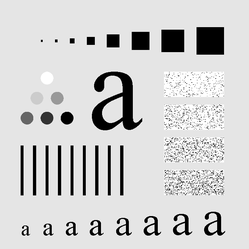
%> input picture Lecture 4_enhancement frequency_code/test1.tif, 249 x 249 px, shrunk from 688 x 688 before the run; the run also reads 2 pictures not shown here
$ octave fft_enhancement_ELEG4512.m   (GNU Octave 9; MATLAB toolbox functions it lacks are replaced by stand-ins)
%> lines starting %> are read from the running program, lines starting %| are printed output that depends on the picture; in (x1, y1, x2, y2) boxes, pixels count from 0 and x2, y2 are one past the last pixel; in counts of white or black regions, pixels touching at a corner belong together; the program's own positions count from 1
### Lecture 4_enhancement frequency_code/imidealflpf.m
 function ff=imidealflpf(I,freq)
 [M,N]=size(I);
 ff=ones(M,N);
 for i=1:M
     for j=1:N
         if (sqrt ((i-M/2)^2+ (j-N/2)^2 )) >freq
             ff(i,j)=0;
         end
     end
 end

### Lecture 4_enhancement frequency_code/imgaussflpf.m
function ff=imgaussflpf(I,sigma)
[M,N]=size(I);
 ff=ones(M,N);
 for i=1:M
     for j=1:N
         ff(i,j)= exp( -((i-M/2)^2+(j-N/2)^2) /2/(sigma^2) );
     end
 end

### Lecture 4_enhancement frequency_code/imbtwflpf.m
function ff=imbtwflpf(I,D0)
[M,N]=size(I);
n=2;
 ff=ones(M,N);
 for i=1:M
     for j=1:N
         dist=sqrt((i-M/2)^2 + (j-N/2)^2);
         ff(i,j)= ( 1 + (dist/D0)^(2*n))^(-1);
     end
 end


### Lecture 4_enhancement frequency_code/homofil.m
function homofil(im,d,r,c,n)
%%%%%%%%%%Butterworth high pass filter %%%%%%%%%%%%%%
A=zeros(r,c);
for i=1:r
    for j=1:c
        A(i,j)=(((i-r/2).^2+(j-c/2).^2)).^(.5);
        H(i,j)=1/(1+((d/A(i,j))^(2*n)));
    end
end
%%%%%%%%%%%%%Using it for my application as homomorphic filtering is
%%%%%%%%%%%%%application specific, taking the value of alphaL and alphaH
%%%%%%%%%%%%%values accordingly.
alphaL=.0999;
aplhaH=1.01;
H=((aplhaH-alphaL).*H)+alphaL;
H=1-H;
%%%%%log of image
im_l=log2(1+im);
%%%%%DFT of logged image
im_f=fft2(im_l);
%%%%%Filter Applying DFT image
im_nf=H.*im_f;
%%%%Inverse DFT of filtered image
im_n=abs(ifft2(im_nf));
%%%%%Inverse log
im_e=exp(im_n);

%%%% plot
subplot(1,3,1)
imshow(im./255);title('original');
subplot(1,3,2);
imshow((im_e),[]);title('Processed Image');
subplot(1,3,3);
imshow(H,[]);title('Spectrum');

### Lecture 4_enhancement frequency_code/imfreqfilt.m
function out=imfreqfilt(I,ff)

%FFT
I1=fft2(I);
I1=fftshift(I1); %

%apply filter
G=I1.*ff;  % I(u,v)H(u,v)
% spectrum=log(1+abs(G));

G=ifftshift(G); %shift
out=ifft2(G); % IFFT

### Lecture 4_enhancement frequency_code/fft_enhancement_ELEG4512.m
%% ideal low filter
clc;
clear;
close all;
I=imread('test1.tif');
%> I is the input picture: size 249x249 uint8; min 0, max 255, mean 207.4
ff=imidealflpf(I,20);
%> after the loop in imidealflpf, `for i=1:M`:
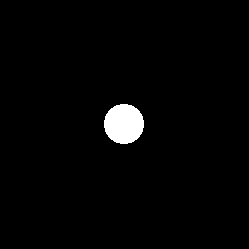
%> ff: size 249x249 double; values 0 (black) and 1 (white), 2% white; 1 white region, box (x1, y1, x2, y2) and area: (104, 104, 144, 144) 1264
out=imfreqfilt(I,ff);
ff1=imidealflpf(I,40);
%> after the loop in imidealflpf (call 2), `for i=1:M`: ff: size 249x249 double; values 0 (black) and 1 (white), 8.1% white; 1 white region, box (x1, y1, x2, y2) and area: (84, 84, 164, 164) 5024
out1=imfreqfilt(I,ff1);
ff2=imidealflpf(I,60);
%> after the loop in imidealflpf (call 3), `for i=1:M`: ff: size 249x249 double; values 0 (black) and 1 (white), 18.2% white; 1 white region, box (x1, y1, x2, y2) and area: (64, 64, 184, 184) 11304
out2=imfreqfilt(I,ff2);

figure;
subplot(2,4,1);imshow(mat2gray(abs(I)));title('Original ');
subplot(2,4,2);imshow(mat2gray(abs(out)));title('Image after f=20');
subplot(2,4,3);imshow(mat2gray(abs(out1)));title('Image after f=40');
subplot(2,4,4);imshow(mat2gray(abs(out2)));title('Image after f=60');
%> after `imshow(mat2gray(abs(out2)))`:
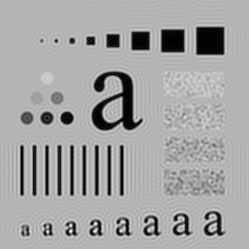
%> displayed picture: size 249x249, on the screen's scale of 0 to 255; min 0, max 255, mean 163.9


%show specturm (fft--fftshift--abs--log)
If=fft2(I);
If=fftshift(If);
If=abs(If);
If=log(1+If);
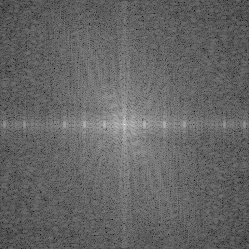
%> If: size 249x249 double; min 2.76, max 16.37, mean 8.16; drawn with min black and max white

outf=fft2(out);
outf=fftshift(outf);
outf=abs(outf);
outf=log(1+outf);

out1f=fft2(out1);
out1f=fftshift(out1f);
out1f=abs(out1f);
out1f=log(1+out1f);

out2f=fft2(out2);
out2f=fftshift(out2f);
out2f=abs(out2f);
out2f=log(1+out2f);

subplot(2,4,5);imshow(If,[]);title('Specturm');
subplot(2,4,6);imshow(outf,[]);title('Specturm f=20');
subplot(2,4,7);imshow(out1f,[]);title('Specturm f=40');
subplot(2,4,8);imshow(out2f,[]);title('Specturm f=60');


%% ideal gauss low pass filter
I=imread('test1.tif');
sigma1=10;
sigma2=20;
sigma3=30;
ff=imgaussflpf(I,sigma1);
out=imfreqfilt(I,ff);
ff1=imgaussflpf(I,sigma2);
out1=imfreqfilt(I,ff1);
ff2=imgaussflpf(I,sigma3);
out2=imfreqfilt(I,ff2);
 figure;
subplot(2,4,1);imshow(I,[]);title('Original ');
subplot(2,4,2);imshow(mat2gray(abs(out)));title('Image after gaussian sigma=10');
subplot(2,4,3);imshow(mat2gray(abs(out1)));title('Image after gaussian sigma=20');
subplot(2,4,4);imshow(mat2gray(abs(out2)));title('Image after gaussian sigma=30');

%show specturm (fft--fftshift--abs--log)
If=fft2(I);
If=fftshift(If);
If=abs(If);
If=log(1+If);

outf=fft2(out);
outf=fftshift(outf);
outf=abs(outf);
outf=log(1+outf);

out1f=fft2(out1);
out1f=fftshift(out1f);
out1f=abs(out1f);
out1f=log(1+out1f);

out2f=fft2(out2);
out2f=fftshift(out2f);
out2f=abs(out2f);
out2f=log(1+out2f);

subplot(2,4,5);imshow(If,[]);title('Specturm');
subplot(2,4,6);imshow(outf,[]);title('Specturm gaussian sigma=10');
subplot(2,4,7);imshow(out1f,[]);title('Specturm gaussian sigma=20');
subplot(2,4,8);imshow(out2f,[]);title('Specturm gaussian sigma=30');


%% btw low pass
I=imread('test1.tif');
D1=10;
D2=20;
D3=30;
ff=imbtwflpf(I,D1);
out=imfreqfilt(I,ff);
ff1=imbtwflpf(I,D2);
out1=imfreqfilt(I,ff1);
ff2=imbtwflpf(I,D3);
%> call 3 of imbtwflpf, with D0 = 30
%> after the loop in imbtwflpf (call 3), `for i=1:M`:
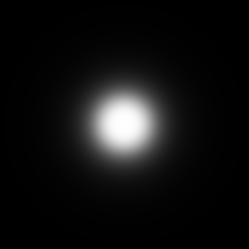
%> ff: size 249x249 double; min 0.000842, max 1, mean 0.0695
out2=imfreqfilt(I,ff2);
 figure;
subplot(2,4,1);imshow(I,[]);title('Original ');
subplot(2,4,2);imshow(mat2gray(abs(out)));title('Image after btw D0=10');
subplot(2,4,3);imshow(mat2gray(abs(out1)));title('Image after btw D1=20');
subplot(2,4,4);imshow(mat2gray(abs(out2)));title('Image after btw D2=30');

%show specturm (fft--fftshift--abs--log)
If=fft2(I);
If=fftshift(If);
If=abs(If);
If=log(1+If);

outf=fft2(out);
outf=fftshift(outf);
outf=abs(outf);
outf=log(1+outf);

out1f=fft2(out1);
out1f=fftshift(out1f);
out1f=abs(out1f);
out1f=log(1+out1f);
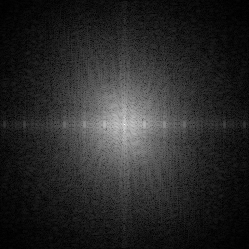
%> out1f: size 249x249 double; min 0.0102, max 16.37, mean 2.6; drawn with min black and max white

out2f=fft2(out2);
out2f=fftshift(out2f);
out2f=abs(out2f);
out2f=log(1+out2f);
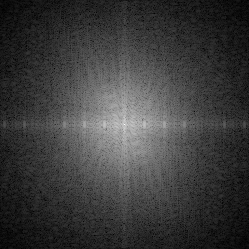
%> out2f: size 249x249 double; min 0.0505, max 16.37, mean 3.9; drawn with min black and max white

subplot(2,4,5);imshow(If,[]);title('Specturm');
subplot(2,4,6);imshow(outf,[]);title('Specturm btw D0=10');
subplot(2,4,7);imshow(out1f,[]);title('Specturm btw D1=20');
subplot(2,4,8);imshow(out2f,[]);title('Specturm btw D2=30');


%% ideal high filter
I=imread('test1.tif');
ff=imidealflpf(I,20);ff=1-ff;
out=imfreqfilt(I,ff);
ff1=imidealflpf(I,40);ff1=1-ff1;
out1=imfreqfilt(I,ff1);
ff2=imidealflpf(I,60);ff2=1-ff2;
out2=imfreqfilt(I,ff2);

figure;
subplot(2,4,1);imshow(mat2gray(abs(I)));title('Original ');
subplot(2,4,2);imshow(mat2gray(abs(out)));title('Image after f=20');
subplot(2,4,3);imshow(mat2gray(abs(out1)));title('Image after f=40');
subplot(2,4,4);imshow(mat2gray(abs(out2)));title('Image after f=60');

%show specturm (fft--fftshift--abs--log)
If=fft2(I);
If=fftshift(If);
If=abs(If);
If=log(1+If);

outf=fft2(out);
outf=fftshift(outf);
outf=abs(outf);
outf=log(1+outf);
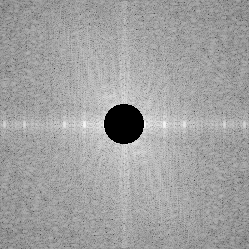
%> outf: size 249x249 double; min 4.55e-13, max 12.58, mean 7.94; drawn with min black and max white

out1f=fft2(out1);
out1f=fftshift(out1f);
out1f=abs(out1f);
out1f=log(1+out1f);

out2f=fft2(out2);
out2f=fftshift(out2f);
out2f=abs(out2f);
out2f=log(1+out2f);

subplot(2,4,5);imshow(If,[]);title('Specturm');
subplot(2,4,6);imshow(outf,[]);title('Specturm f=20');
subplot(2,4,7);imshow(out1f,[]);title('Specturm f=40');
subplot(2,4,8);imshow(out2f,[]);title('Specturm f=60');

 %% gauss high filter
clc;
clear;
I=imread('test1.tif');
sigma1=10;
sigma2=20;
sigma3=30;
ff=imgaussflpf(I,sigma1);ff=1-ff;
out=imfreqfilt(I,ff);
ff1=imgaussflpf(I,sigma2);ff1=1-ff1;
out1=imfreqfilt(I,ff1);
ff2=imgaussflpf(I,sigma3);ff2=1-ff2;
out2=imfreqfilt(I,ff2);
figure;
subplot(1,4,1);imshow(I);title('Original');
subplot(1,4,2);imshow(mat2gray(abs(out)));title('Image after sigma=10');
subplot(1,4,3);imshow(mat2gray(abs(out1)));title('Image after sigma=20');
subplot(1,4,4);imshow(mat2gray(abs(out2)));title('Image after sigma=30');


%% btw high filter
I=imread('test1.tif');
sigma1=10;
sigma2=20;
sigma3=30;
ff=imbtwflpf(I,sigma1);ff=1-ff;
out=imfreqfilt(I,ff);
ff1=imbtwflpf(I,sigma2);ff1=1-ff1;
out1=imfreqfilt(I,ff1);
ff2=imbtwflpf(I,sigma3);ff2=1-ff2;
out2=imfreqfilt(I,ff2);
 figure;
subplot(1,4,1);imshow(I,[]);title('Original ');
subplot(1,4,2);imshow(mat2gray(abs(out)));title('Image after btw f=10');
subplot(1,4,3);imshow(mat2gray(abs(out1)));title('Image after btw f=20');
subplot(1,4,4);imshow(mat2gray(abs(out2)));title('Image after btw f=30');


%% laplacian filter
f1 = imread('blurry_moon.tif');
w4 = fspecial('laplacian', 0);
f2 = im2double(f1);
g2 = imfilter(f2, w4);
g3 = imsubtract(f2,g2);% for spatial domain

M=size(f1,1)*2;N=size(f1,2)*2;
%> after `M=size(f1,1)*2`: M = 390
%> after `N=size(f1,2)*2`: N = 336
u=-M/2:(M/2-1);
%> u = 390 values from -195 to 194
v=-N/2:(N/2-1);
%> v = 336 values from -168 to 167
[V,U]=meshgrid(v,u);
D=(U.^2+V.^2);

% L=-4*pi^2*D;
L=-D;
pf=fftshift(fft2(f1,M,N));
g=real((ifft2(ifftshift(pf.*L))));
g=g(1:size(f1,1),1:size(f1,2));
g=g/max(g(:));
g3_f = imsubtract(f2,g); % for frequency domain

figure;
subplot(1,3,1);imshow(f1);title('original');
subplot(1,3,2);imshow(g3);title('Image with Laplacian in Spatial');
subplot(1,3,3);imshow(g3_f);title('Image with Laplacian in Frequency');

%% homomophic
d=10;
order=2;
im=double(imread('PET_image.tif'));
[r, c]=size(im);
%> r = 420; c = 270
homofil(im,d,r,c,order);

%% BR filter
clc;
clear;
I=imread('test1.tif');
sigma1=10;
sigma2=20;
% sigma3=30;
ff=imgaussflpf(I,sigma1);ff=1-ff;
out=imfreqfilt(I,ff);
ff1=imgaussflpf(I,sigma2);ff1=1-ff1;
out1=imfreqfilt(I,ff1);
% ff2=imgaussflpf(I,sigma3);ff2=1-ff2;
ff2 = ff1 - ff;
out2=imfreqfilt(I,ff2);
figure;
subplot(1,4,1);imshow(I);title('Original');
subplot(1,4,2);imshow(mat2gray(abs(out)));title('Image after sigma=10');
subplot(1,4,3);imshow(mat2gray(abs(out1)));title('Image after sigma=20');
subplot(1,4,4);imshow(mat2gray(abs(out2)));title('Image after sigma=30');

figure;
imshow(mat2gray(abs(ff2)));
